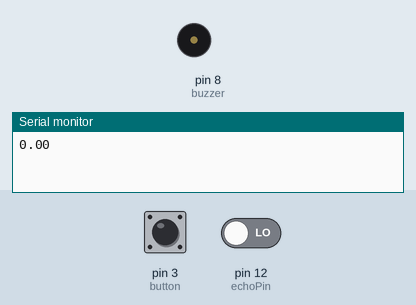
This sketch was run on a simulated Arduino Uno, built with avr-gcc and run on an emulated ATmega328P. Shown: buzzer (waves = sounding), the last lines printed to the serial monitor. Inputs (shaded band) come from the test bench; at power-on: pin 3 (button) HIGH, pin 12 (echoPin) LOW.

Above: at 1.2 s.
1.3 s: pin 3 (button) pulled LOW for 3.2 s
At 2.8 s:
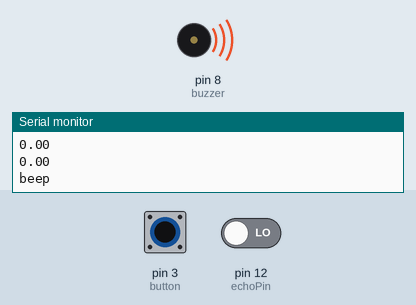
Timing chart, 0 to 6.5 s (numbered marks = the images above; inputs shaded):
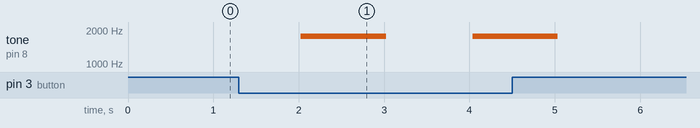

Measured:
- after the input at 1.3 s, tone on pin 8 (buzzer): alternates 1760 Hz for 1.0 s and silent for 1.0 s, 4 changes in all, then stays silent, starting after 0.73 s

The sketch:

speaker.ino
```cpp
const int button = 3;
const int touchId= 5;
const int buzzer = 8;
const int echoPin = 12;
const int triggerPin = 13;

void setup() {
  Serial.begin(9600);
  pinMode(buzzer, OUTPUT);
  pinMode(button,INPUT);
  pinMode(triggerPin, OUTPUT);
  pinMode(echoPin,INPUT);
  noTone(buzzer);
  pinMode(touchId, INPUT);
}

void loop() {
  // Sends the echo shit
  digitalWrite(triggerPin, LOW);
  delay(2);
  digitalWrite(triggerPin, HIGH);
  delay(10);
  digitalWrite(triggerPin, LOW);
  // Calculates the the return time echo shit
  long duration = pulseIn(echoPin, HIGH);
  // Caluclates distance shit
  float distance = duration * 0.00017;
  Serial.println(distance);


  if (digitalRead(button) == LOW) {
    Serial.println("beep");
    // Plays that tone boi
    tone(buzzer, 1760, 1000);
    delay(1000);

  } else if (distance < 0.1) {
    tone(buzzer,1000*distance,1000);

  } else if (digitalRead(touchId) == HIGH) {
    tone(buzzer,4000,1000);
    delay(1000);
  }

  else {
    noTone(buzzer);
  }
}
```
